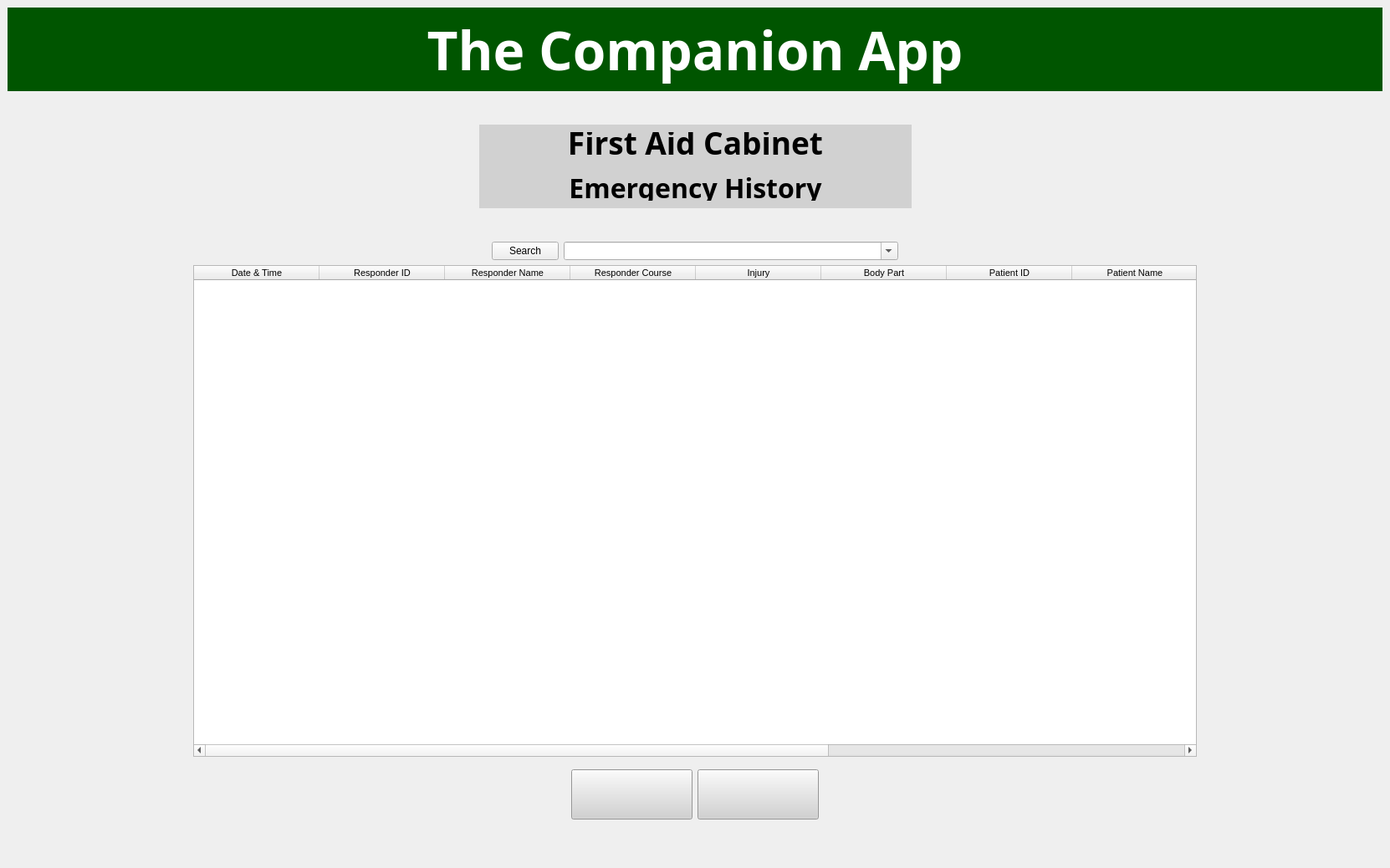
<?xml version="1.0" encoding="UTF-8"?>
<ui version="4.0">
 <class>MainWindow</class>
 <widget class="QMainWindow" name="MainWindow">
  <property name="windowModality">
   <enum>Qt::WindowModal</enum>
  </property>
  <property name="geometry">
   <rect>
    <x>0</x>
    <y>0</y>
    <width>1662</width>
    <height>1038</height>
   </rect>
  </property>
  <property name="windowTitle">
   <string>First Aid Cabinet</string>
  </property>
  <widget class="QWidget" name="centralwidget">
   <layout class="QGridLayout" name="gridLayout_4">
    <item row="0" column="0">
     <layout class="QGridLayout" name="gridLayout_3">
      <item row="5" column="0">
       <layout class="QHBoxLayout" name="horizontalLayout_5">
        <item>
         <spacer name="horizontalSpacer_5">
          <property name="orientation">
           <enum>Qt::Horizontal</enum>
          </property>
          <property name="sizeHint" stdset="0">
           <size>
            <width>428</width>
            <height>78</height>
           </size>
          </property>
         </spacer>
        </item>
        <item>
         <layout class="QHBoxLayout" name="horizontalLayout">
          <item>
           <widget class="QPushButton" name="exportButton">
            <property name="sizePolicy">
             <sizepolicy hsizetype="Preferred" vsizetype="Preferred">
              <horstretch>8</horstretch>
              <verstretch>0</verstretch>
             </sizepolicy>
            </property>
            <property name="minimumSize">
             <size>
              <width>145</width>
              <height>45</height>
             </size>
            </property>
            <property name="maximumSize">
             <size>
              <width>16777215</width>
              <height>60</height>
             </size>
            </property>
            <property name="font">
             <font>
              <family>Bahnschrift SemiBold</family>
              <pointsize>14</pointsize>
              <weight>75</weight>
              <bold>true</bold>
             </font>
            </property>
            <property name="toolTip">
             <string>&lt;html&gt;&lt;head/&gt;&lt;body&gt;&lt;p&gt;Exports CSV file of stored data&lt;/p&gt;&lt;/body&gt;&lt;/html&gt;</string>
            </property>
            <property name="styleSheet">
             <string notr="true">image: url(:/export/export.png);
background-image: url(:/refresh/306694507_631656378471399_6647396348825534255_n.png);
background-color: rgb(209, 209, 209);</string>
            </property>
            <property name="text">
             <string/>
            </property>
           </widget>
          </item>
          <item>
           <widget class="QPushButton" name="refreshButton">
            <property name="sizePolicy">
             <sizepolicy hsizetype="Preferred" vsizetype="Preferred">
              <horstretch>0</horstretch>
              <verstretch>0</verstretch>
             </sizepolicy>
            </property>
            <property name="minimumSize">
             <size>
              <width>145</width>
              <height>45</height>
             </size>
            </property>
            <property name="maximumSize">
             <size>
              <width>16777215</width>
              <height>60</height>
             </size>
            </property>
            <property name="font">
             <font>
              <family>Bahnschrift SemiBold</family>
              <pointsize>14</pointsize>
              <weight>75</weight>
              <bold>true</bold>
             </font>
            </property>
            <property name="toolTip">
             <string>&lt;html&gt;&lt;head/&gt;&lt;body&gt;&lt;p&gt;Refreshes the displayed information&lt;/p&gt;&lt;/body&gt;&lt;/html&gt;</string>
            </property>
            <property name="styleSheet">
             <string notr="true">image: url(:/refresh/refresh.png);
background-image: url(:/refresh/refresh.png);
background-color: rgb(209, 209, 209);</string>
            </property>
            <property name="text">
             <string/>
            </property>
           </widget>
          </item>
         </layout>
        </item>
        <item>
         <spacer name="horizontalSpacer_6">
          <property name="orientation">
           <enum>Qt::Horizontal</enum>
          </property>
          <property name="sizeHint" stdset="0">
           <size>
            <width>408</width>
            <height>68</height>
           </size>
          </property>
         </spacer>
        </item>
       </layout>
      </item>
      <item row="0" column="0">
       <widget class="QLabel" name="topbanner">
        <property name="minimumSize">
         <size>
          <width>680</width>
          <height>100</height>
         </size>
        </property>
        <property name="maximumSize">
         <size>
          <width>1920</width>
          <height>1080</height>
         </size>
        </property>
        <property name="font">
         <font>
          <family>Bahnschrift SemiBold</family>
          <pointsize>48</pointsize>
          <weight>75</weight>
          <bold>true</bold>
         </font>
        </property>
        <property name="styleSheet">
         <string notr="true">
background-color: rgb(0, 85, 0);
color: rgb(255, 255, 255);
</string>
        </property>
        <property name="frameShape">
         <enum>QFrame::NoFrame</enum>
        </property>
        <property name="frameShadow">
         <enum>QFrame::Plain</enum>
        </property>
        <property name="text">
         <string>The Companion App</string>
        </property>
        <property name="alignment">
         <set>Qt::AlignCenter</set>
        </property>
       </widget>
      </item>
      <item row="1" column="0">
       <layout class="QHBoxLayout" name="horizontalLayout_3">
        <property name="spacing">
         <number>6</number>
        </property>
        <item>
         <spacer name="horizontalSpacer_3">
          <property name="orientation">
           <enum>Qt::Horizontal</enum>
          </property>
          <property name="sizeHint" stdset="0">
           <size>
            <width>50</width>
            <height>168</height>
           </size>
          </property>
         </spacer>
        </item>
        <item>
         <widget class="QLabel" name="TUPLOGO">
          <property name="sizePolicy">
           <sizepolicy hsizetype="Expanding" vsizetype="Expanding">
            <horstretch>0</horstretch>
            <verstretch>0</verstretch>
           </sizepolicy>
          </property>
          <property name="maximumSize">
           <size>
            <width>115</width>
            <height>115</height>
           </size>
          </property>
          <property name="autoFillBackground">
           <bool>false</bool>
          </property>
          <property name="styleSheet">
           <string notr="true"/>
          </property>
          <property name="frameShape">
           <enum>QFrame::NoFrame</enum>
          </property>
          <property name="frameShadow">
           <enum>QFrame::Plain</enum>
          </property>
          <property name="text">
           <string/>
          </property>
          <property name="pixmap">
           <pixmap>306923334_441149988133144_8535244359366534707_n.png</pixmap>
          </property>
          <property name="scaledContents">
           <bool>true</bool>
          </property>
         </widget>
        </item>
        <item>
         <widget class="QFrame" name="frame">
          <property name="sizePolicy">
           <sizepolicy hsizetype="Preferred" vsizetype="Preferred">
            <horstretch>0</horstretch>
            <verstretch>0</verstretch>
           </sizepolicy>
          </property>
          <property name="minimumSize">
           <size>
            <width>517</width>
            <height>80</height>
           </size>
          </property>
          <property name="maximumSize">
           <size>
            <width>16777215</width>
            <height>100</height>
           </size>
          </property>
          <property name="styleSheet">
           <string notr="true">background-color: rgb(209, 209, 209);</string>
          </property>
          <layout class="QVBoxLayout" name="verticalLayout_2">
           <item>
            <widget class="QLabel" name="TheCompanionApp">
             <property name="maximumSize">
              <size>
               <width>1920</width>
               <height>80</height>
              </size>
             </property>
             <property name="font">
              <font>
               <family>Bahnschrift SemiBold</family>
               <pointsize>28</pointsize>
               <weight>75</weight>
               <bold>true</bold>
              </font>
             </property>
             <property name="styleSheet">
              <string notr="true">background-color: rgb(209, 209, 209);
</string>
             </property>
             <property name="text">
              <string>First Aid Cabinet</string>
             </property>
             <property name="alignment">
              <set>Qt::AlignBottom|Qt::AlignHCenter</set>
             </property>
            </widget>
           </item>
           <item>
            <widget class="QLabel" name="AccessHistory">
             <property name="minimumSize">
              <size>
               <width>50</width>
               <height>0</height>
              </size>
             </property>
             <property name="maximumSize">
              <size>
               <width>680</width>
               <height>50</height>
              </size>
             </property>
             <property name="font">
              <font>
               <family>Bahnschrift SemiBold</family>
               <pointsize>24</pointsize>
               <weight>75</weight>
               <bold>true</bold>
              </font>
             </property>
             <property name="styleSheet">
              <string notr="true">background-color: rgb(209, 209, 209);</string>
             </property>
             <property name="text">
              <string>Emergency History</string>
             </property>
             <property name="alignment">
              <set>Qt::AlignHCenter|Qt::AlignTop</set>
             </property>
            </widget>
           </item>
           <item>
            <spacer name="verticalSpacer_5">
             <property name="orientation">
              <enum>Qt::Vertical</enum>
             </property>
             <property name="sizeType">
              <enum>QSizePolicy::Fixed</enum>
             </property>
             <property name="sizeHint" stdset="0">
              <size>
               <width>0</width>
               <height>0</height>
              </size>
             </property>
            </spacer>
           </item>
          </layout>
         </widget>
        </item>
        <item>
         <widget class="QLabel" name="GreenCross">
          <property name="sizePolicy">
           <sizepolicy hsizetype="Expanding" vsizetype="Expanding">
            <horstretch>0</horstretch>
            <verstretch>0</verstretch>
           </sizepolicy>
          </property>
          <property name="maximumSize">
           <size>
            <width>115</width>
            <height>115</height>
           </size>
          </property>
          <property name="styleSheet">
           <string notr="true"/>
          </property>
          <property name="frameShape">
           <enum>QFrame::NoFrame</enum>
          </property>
          <property name="frameShadow">
           <enum>QFrame::Sunken</enum>
          </property>
          <property name="text">
           <string/>
          </property>
          <property name="pixmap">
           <pixmap>green_cross.png</pixmap>
          </property>
          <property name="scaledContents">
           <bool>true</bool>
          </property>
         </widget>
        </item>
        <item>
         <spacer name="horizontalSpacer_4">
          <property name="orientation">
           <enum>Qt::Horizontal</enum>
          </property>
          <property name="sizeHint" stdset="0">
           <size>
            <width>50</width>
            <height>168</height>
           </size>
          </property>
         </spacer>
        </item>
       </layout>
      </item>
      <item row="3" column="0">
       <layout class="QHBoxLayout" name="horizontalLayout_4">
        <property name="spacing">
         <number>0</number>
        </property>
        <item>
         <spacer name="verticalSpacer_3">
          <property name="orientation">
           <enum>Qt::Vertical</enum>
          </property>
          <property name="sizeHint" stdset="0">
           <size>
            <width>20</width>
            <height>458</height>
           </size>
          </property>
         </spacer>
        </item>
        <item>
         <widget class="QTableWidget" name="tableWidget">
          <property name="enabled">
           <bool>true</bool>
          </property>
          <property name="sizePolicy">
           <sizepolicy hsizetype="Preferred" vsizetype="Preferred">
            <horstretch>0</horstretch>
            <verstretch>0</verstretch>
           </sizepolicy>
          </property>
          <property name="minimumSize">
           <size>
            <width>1200</width>
            <height>0</height>
           </size>
          </property>
          <property name="maximumSize">
           <size>
            <width>1200</width>
            <height>16777215</height>
           </size>
          </property>
          <property name="dragDropMode">
           <enum>QAbstractItemView::DropOnly</enum>
          </property>
          <attribute name="horizontalHeaderDefaultSectionSize">
           <number>150</number>
          </attribute>
          <column>
           <property name="text">
            <string>Date &amp; Time</string>
           </property>
           <property name="font">
            <font>
             <pointsize>8</pointsize>
            </font>
           </property>
          </column>
          <column>
           <property name="text">
            <string>Responder ID</string>
           </property>
           <property name="font">
            <font>
             <pointsize>8</pointsize>
            </font>
           </property>
          </column>
          <column>
           <property name="text">
            <string>Responder Name</string>
           </property>
           <property name="font">
            <font>
             <pointsize>8</pointsize>
            </font>
           </property>
          </column>
          <column>
           <property name="text">
            <string>Responder Course</string>
           </property>
           <property name="font">
            <font>
             <pointsize>8</pointsize>
            </font>
           </property>
          </column>
          <column>
           <property name="text">
            <string>Injury</string>
           </property>
           <property name="font">
            <font>
             <pointsize>8</pointsize>
            </font>
           </property>
          </column>
          <column>
           <property name="text">
            <string>Body Part</string>
           </property>
           <property name="font">
            <font>
             <pointsize>8</pointsize>
            </font>
           </property>
          </column>
          <column>
           <property name="text">
            <string>Patient ID</string>
           </property>
           <property name="font">
            <font>
             <pointsize>8</pointsize>
            </font>
           </property>
          </column>
          <column>
           <property name="text">
            <string>Patient Name</string>
           </property>
           <property name="font">
            <font>
             <pointsize>8</pointsize>
            </font>
           </property>
          </column>
          <column>
           <property name="text">
            <string>Patient Course</string>
           </property>
           <property name="font">
            <font>
             <pointsize>8</pointsize>
            </font>
           </property>
          </column>
          <column>
           <property name="text">
            <string>Patient Sex</string>
           </property>
           <property name="font">
            <font>
             <pointsize>8</pointsize>
            </font>
           </property>
          </column>
          <column>
           <property name="text">
            <string>Patient Age</string>
           </property>
           <property name="font">
            <font>
             <pointsize>8</pointsize>
            </font>
           </property>
          </column>
         </widget>
        </item>
        <item>
         <spacer name="verticalSpacer">
          <property name="orientation">
           <enum>Qt::Vertical</enum>
          </property>
          <property name="sizeHint" stdset="0">
           <size>
            <width>20</width>
            <height>40</height>
           </size>
          </property>
         </spacer>
        </item>
       </layout>
      </item>
      <item row="2" column="0">
       <layout class="QHBoxLayout" name="horizontalLayout_2">
        <item>
         <spacer name="horizontalSpacer">
          <property name="orientation">
           <enum>Qt::Horizontal</enum>
          </property>
          <property name="sizeHint" stdset="0">
           <size>
            <width>40</width>
            <height>20</height>
           </size>
          </property>
         </spacer>
        </item>
        <item>
         <widget class="QPushButton" name="searchButton">
          <property name="maximumSize">
           <size>
            <width>100</width>
            <height>16777215</height>
           </size>
          </property>
          <property name="text">
           <string>Search</string>
          </property>
         </widget>
        </item>
        <item>
         <widget class="QComboBox" name="comboBox">
          <property name="minimumSize">
           <size>
            <width>400</width>
            <height>0</height>
           </size>
          </property>
          <property name="maximumSize">
           <size>
            <width>400</width>
            <height>16777215</height>
           </size>
          </property>
          <property name="editable">
           <bool>true</bool>
          </property>
         </widget>
        </item>
        <item>
         <spacer name="horizontalSpacer_2">
          <property name="orientation">
           <enum>Qt::Horizontal</enum>
          </property>
          <property name="sizeHint" stdset="0">
           <size>
            <width>40</width>
            <height>20</height>
           </size>
          </property>
         </spacer>
        </item>
       </layout>
      </item>
     </layout>
    </item>
    <item row="1" column="0">
     <spacer name="verticalSpacer_4">
      <property name="orientation">
       <enum>Qt::Vertical</enum>
      </property>
      <property name="sizeType">
       <enum>QSizePolicy::Preferred</enum>
      </property>
      <property name="sizeHint" stdset="0">
       <size>
        <width>20</width>
        <height>40</height>
       </size>
      </property>
     </spacer>
    </item>
   </layout>
  </widget>
 </widget>
 <resources>
  <include location="test.qrc"/>
 </resources>
 <connections/>
</ui>
